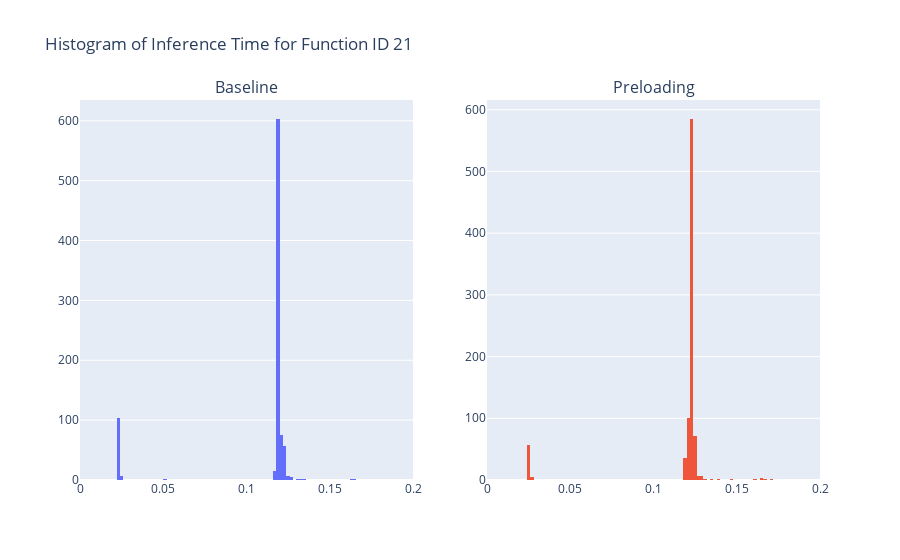

This figure's notebook cell:
### Code cell
fig = make_subplots(rows=1, cols=2, subplot_titles=("Baseline", "Preloading"))

histogram_baseline = go.Histogram(x=filtered_21['inference_time'], nbinsx=100, histnorm='')
fig.add_trace(histogram_baseline, row=1, col=1)

histogram_preloading = go.Histogram(x=ex2_filtered_21['inference_time'], nbinsx=100, histnorm='')
fig.add_trace(histogram_preloading, row=1, col=2)

fig.update_layout(title_text="Histogram of Inference Time for Function ID 21", showlegend=False)

fig.update_xaxes(range=[0, 0.2], row=1, col=1)
fig.update_xaxes(range=[0, 0.2], row=1, col=2)

fig.show()

### Figure 1 — Plotly figure (JSON) as saved in the notebook; plotly's stock layout.template omitted (floating-point values rounded to 4 significant figures; data arrays with more than 128 entries replaced by an {"elided": "..."} marker saying what was removed)
{"data": [{"histnorm": "", "nbinsx": 100, "type": "histogram", "x": {"elided": "878 float values"}, "xaxis": "x", "yaxis": "y"}, {"histnorm": "", "nbinsx": 100, "type": "histogram", "x": {"elided": "878 float values"}, "xaxis": "x2", "yaxis": "y2"}], "layout": {"annotations": [{"font": {"size": 16}, "showarrow": false, "text": "Baseline", "x": 0.225, "xanchor": "center", "xref": "paper", "y": 1, "yanchor": "bottom", "yref": "paper"}, {"font": {"size": 16}, "showarrow": false, "text": "Preloading", "x": 0.775, "xanchor": "center", "xref": "paper", "y": 1, "yanchor": "bottom", "yref": "paper"}], "showlegend": false, "title": {"text": "Histogram of Inference Time for Function ID 21"}, "xaxis": {"anchor": "y", "domain": [0, 0.45], "range": [0, 0.2]}, "xaxis2": {"anchor": "y2", "domain": [0.55, 1], "range": [0, 0.2]}, "yaxis": {"anchor": "x", "domain": [0, 1]}, "yaxis2": {"anchor": "x2", "domain": [0, 1]}}}
